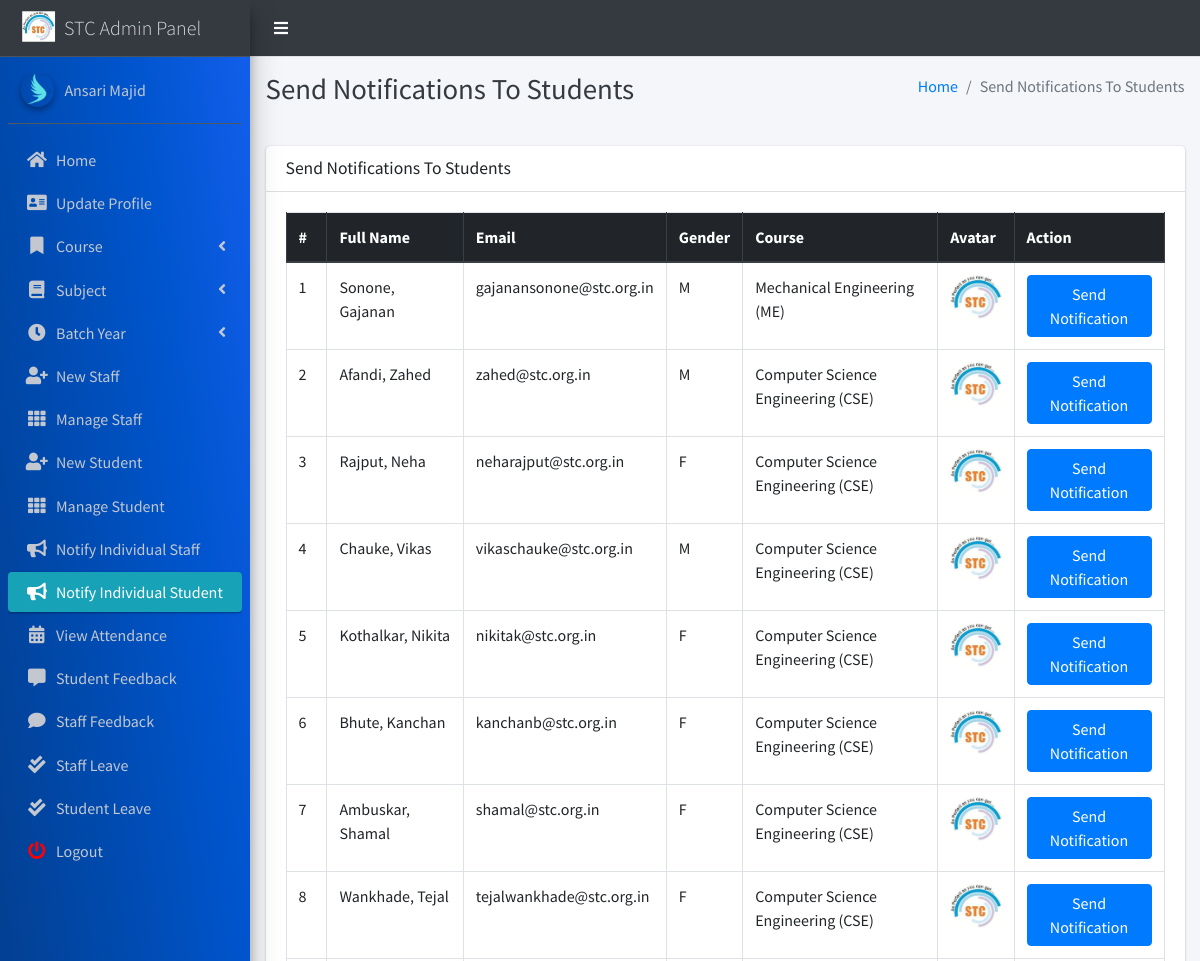
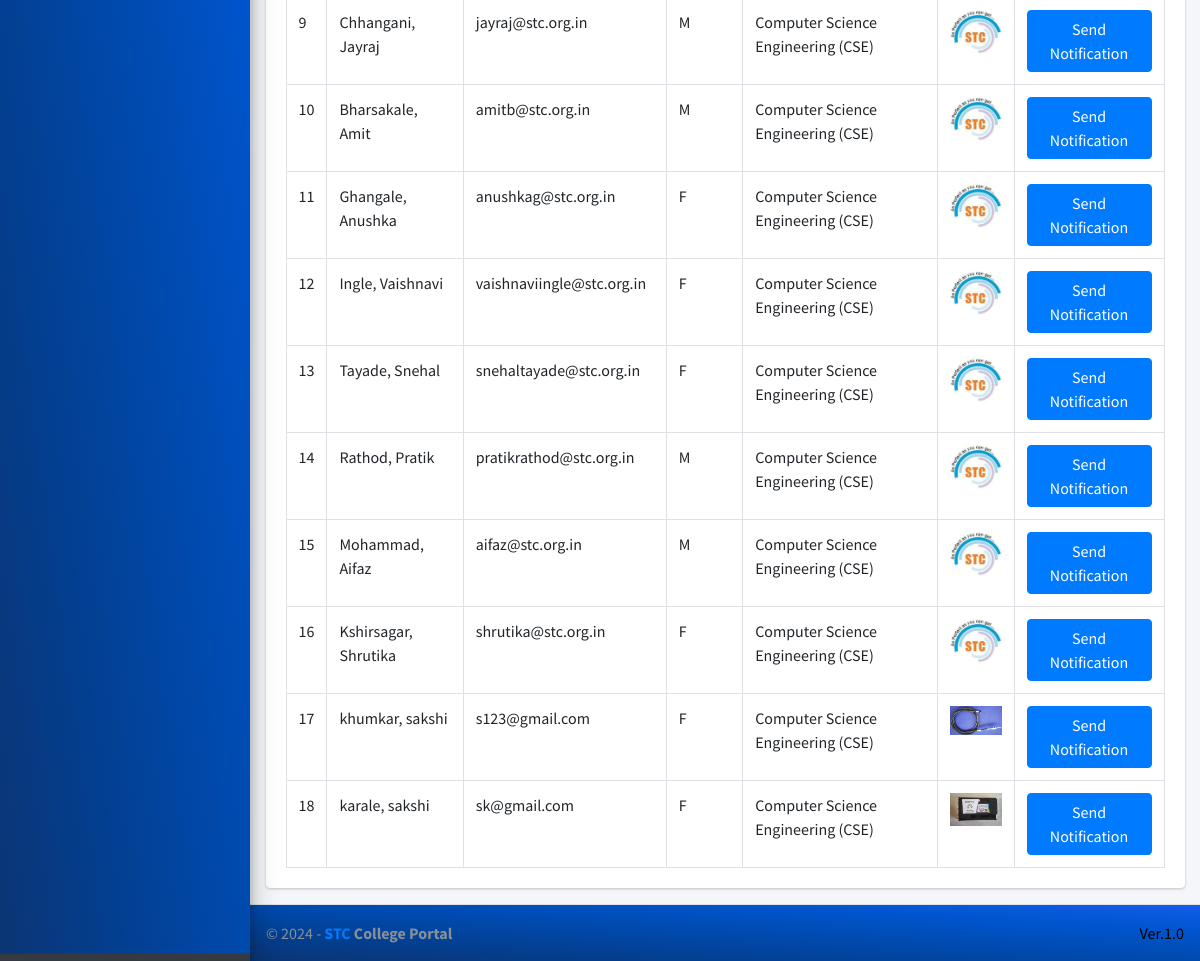
Page /admin_notify_student (signed in) on the committed database (2 pictures, top to bottom).
### main_app/models.py (models this page shows, shortened)
class CustomUser(AbstractUser):
    USER_TYPE = ((1, "HOD"), (2, "Staff"), (3, "Student"))
    GENDER = [("M", "Male"), ("F", "Female")]
    username = None  # Removed username, using email instead
    email = models.EmailField(unique=True)
    user_type = models.CharField(default=1, choices=USER_TYPE, max_length=1)
    gender = models.CharField(max_length=1, choices=GENDER)
    profile_pic = models.ImageField()
    address = models.TextField()
    fcm_token = models.TextField(default="")  # For firebase notifications
    created_at = models.DateTimeField(auto_now_add=True)
    updated_at = models.DateTimeField(auto_now=True)
    USERNAME_FIELD = "email"
    REQUIRED_FIELDS = []
    objects = CustomUserManager()
    def __str__(self):
        return  self.first_name + " " + self.last_name

class Student(models.Model):
    admin = models.OneToOneField(CustomUser, on_delete=models.CASCADE)
    course = models.ForeignKey(Course, on_delete=models.DO_NOTHING, null=True, blank=False)
    session = models.ForeignKey(Session, on_delete=models.DO_NOTHING, null=True)

class Course(models.Model):
    name = models.CharField(max_length=120)
    created_at = models.DateTimeField(auto_now_add=True)
    updated_at = models.DateTimeField(auto_now=True)

### main_app/hod_views.py (the view)
# urls.py: path("admin_notify_student", hod_views.admin_notify_student,
def admin_notify_student(request):
    student = CustomUser.objects.filter(user_type=3)
    context = {
        'page_title': "Send Notifications To Students",
        'students': student
    }
    return render(request, "hod_template/student_notification.html", context)

### main_app/templates/hod_template/student_notification.html (shortened to what this page needs)
{% extends 'main_app/base.html' %}
{% load static %}
{% block page_title %}{{page_title}}{% endblock page_title %}
{% block content %}
<section class="content">
    <div class="container-fluid">
        <div class="row">
            <div class="col-md-12">
                <div class="card">
                    <div class="card-header">
                        <h3 class="card-title">{{page_title}}</h3>
                    </div>
                    <div class="card-body">
                        <table id="example2" class="table table-bordered table-hover">
                            <thead class="thead-dark">
                                <tr>
                                    <th>#</th>
                                    <th>Full Name</th>
                                    <th>Email</th>
                                    <th>Gender</th>
                                    <th>Course</th>
                                    <th>Avatar</th>
                                    <th>Action</th>
                                </tr>
                            </thead>
                            <tbody>
                                {% for student in students %}
                                <tr>
                                    <td>{{ forloop.counter }}</td>
                                    <td>{{student.last_name}}, {{student.first_name}}</td>
                                    <td>{{student.email}}</td>
                                    <td>{{student.gender}}</td>
                                    <td>{{student.student.course.name}}</td>
                                    <td>
                                        {% if student.profile_pic == ""  %}
                                        No Image
                                        {% else %}
                                        <img class="img img-fluid mb-2" height="56" width="56"
                                            src="{{student.profile_pic}}" alt="">
                                        {% endif %}
                                    </td>
                                    <td><button data-toggle = "modal" data-target = "#myModal"class="btn btn-primary show_notification" value="{{student.id}}">Send Notification</button>
                                    </td>
                                </tr>
                                {% endfor %}
                            </tbody>
                        </table>
                    </div>
                </div>
            </div>
        </div>
    </div>
</section>
{% endblock content %}

### main_app/templates/main_app/base.html (shortened to what this page needs)
{% load static %}
<!DOCTYPE html>
<html>
<head>
    <link rel="stylesheet" href="{% static 'plugins/fontawesome-free/css/all.min.css'%} ">
    <link rel="stylesheet" href="https://code.ionicframework.com/ionicons/2.0.1/css/ionicons.min.css">
    <link rel="stylesheet"
        href="{% static 'plugins/tempusdominus-bootstrap-4/css/tempusdominus-bootstrap-4.min.css'%} ">
    <link rel="stylesheet" href="{% static 'plugins/icheck-bootstrap/icheck-bootstrap.min.css'%} ">
    <link rel="stylesheet" href="{% static 'dist/css/adminlte.min.css'%} ">
    <link rel="stylesheet" href="{% static 'plugins/overlayScrollbars/css/OverlayScrollbars.min.css'%} ">
    <link rel="stylesheet" href="{% static 'plugins/daterangepicker/daterangepicker.css'%} ">
</head>
<body class="hold-transition sidebar-mini layout-fixed" >
    <div class="wrapper" >
        <nav class="main-header navbar navbar-expand navbar-light " style="background-color: #343a40;">
            <ul class="navbar-nav">
                <li class="nav-item">
                    <a class="nav-link" data-widget="pushmenu" href="#"><i  style="color: white;" class="fas fa-bars"></i></a>
                </li>
            </ul>
        </nav>
        {% include "main_app/sidebar_template.html" with user=user %}
        <div class="content-wrapper">
            <div class="content-header">
                <div class="container-fluid">
                    <div class="row mb-2">
                        <div class="col-sm-6">
                            <h1 class="m-0 text-dark">{% block page_title %}{% endblock page_title %}</h1>
                        </div>
                        <div class="col-sm-6">
                            <ol class="breadcrumb float-sm-right">
                                <li class="breadcrumb-item"><a href="#">Home</a></li>
                                <li class="breadcrumb-item active">{{ page_title }}</li>
                            </ol>
                        </div>
                    </div>
                </div>
            </div>
<section class="content">
    <div class="container-fluid">
        <div class="row">
            <div class="col-md-12">
            </div></div></div></section>
            {% block content %}
            {% endblock content %}
        </div>
        {% include "main_app/footer.html" %}
    </div>
</body>
</html>

### main_app/templates/main_app/sidebar_template.html (shortened to what this page needs)
{% load static %}
<aside class="main-sidebar sidebar-dark-info elevation-4">
    {% if request.user.user_type == '1' %}
    <a href="{% url 'admin_home' %}" class="brand-link">
        <img src="{% static 'dist/img/virusx.png' %} " alt="STC LOGO"
            class="brand-image " >
        <span class="brand-text font-weight-light" >STC Admin Panel</span>
    </a>
    <div class="sidebar" style="background-image: linear-gradient(to right top, #0b3574, #033f91, #004aae, #0054cc, #125eeb);">
        <div class="user-panel mt-3 pb-3 mb-3 d-flex">
            <div class="image">
                <img src="{{ request.user.profile_pic}}" class="img-circle elevation-2" alt="User Image">
            </div>
            <div class="info">
                <a href="#" class="d-block">{{user}}</a>
            </div>
        </div>
        <nav class="mt-2">
            <ul class="nav nav-pills nav-sidebar flex-column" data-widget="treeview" role="menu" data-accordion="false">
                <li class="nav-item">
                    {% url 'admin_home' as admin_home %}
                    <a href="{{admin_home}}" class="nav-link {% if admin_home == request.path %} active {% endif %}">
                        <i class="nav-icon fas fa-home"></i>
                        <p>
                            Home
                        </p>
                    </a>
                </li>
                <li class="nav-item">
                    {% url 'admin_view_profile' as admin_view_profile %}
                    <a href="{{admin_view_profile}}"
                        class="nav-link {% if admin_view_profile == request.path %} active {% endif %}">
                        <i class="nav-icon fas fa-address-card"></i>
                        <p>
                            Update Profile
                        </p>
                    </a>
                </li>
                <li class="nav-item has-treeview">
                    <a href="#" class="nav-link" >
                        <i class="nav-icon fas fa-bookmark"></i>
                        <p>
                            Course
                            <i class="fas fa-angle-left right"></i>
                        </p>
                    </a>
                </li>
                <li class="nav-item has-treeview">
                    <a href="#" class="nav-link">
                        <i class="nav-icon fas fa-book"></i>
                        <p>
                            Subject
                            <i class="fas fa-angle-left right"></i>
                        </p>
                    </a>
                </li>
                <li class="nav-item has-treeview">
                    <a href="#" class="nav-link">
                        <i  class="nav-icon fas fa-clock"></i>
                        <p>
                            Batch Year
                            <i class="fas fa-angle-left right"></i>
                        </p>
                    </a>
                </li>
                <li class="nav-item">
                    {% url 'add_staff' as add_staff %}
                    <a href="{{add_staff}}" class="nav-link {% if add_staff == request.path %} active {% endif %}">
                        <i class="nav-icon fas fa-user-plus"></i>
                        <p>
                            New Staff
                        </p>
                    </a>
                </li>
                <li class="nav-item">
                    {% url 'manage_staff' as manage_staff %}
                    {% url 'edit_staff' staff_id as edit_staff %}
                    <a href="{{manage_staff}}"
                        class="nav-link {% if manage_staff == request.path or request.path == edit_staff %} active {% endif %}">
                        <i class="nav-icon fas fa-th"></i>
                        <p>
                            Manage Staff
                        </p>
                    </a>
                </li>
                <li class="nav-item">
                    {% url 'add_student' as add_student%}
                    <a href="{{add_student}}" class="nav-link  {% if add_student == request.path %} active {% endif %}">
                        <i class="nav-icon fas fa-user-plus"></i>
                        <p>
                            New Student
                        </p>
                    </a>
                </li>
                <li class="nav-item">
                    {% url 'manage_student' as manage_student %}
                    {% url 'edit_student' student_id as edit_student %}
                    <a href="{{manage_student}}"
                        class="nav-link  {% if edit_student == request.path or manage_student == request.path %} active {% endif %}">
                        <i class="nav-icon fas fa-th"></i>
                        <p>
                            Manage Student
                        </p>
                    </a>
                </li>
                <li class="nav-item">
                    {% url 'admin_notify_staff' as admin_notify_staff %}
                    <a href="{{admin_notify_staff}}"
                        class="nav-link {% if admin_notify_staff == request.path %} active {% endif %}">
                        <i class="nav-icon fas fa-bullhorn"></i>
                        <p>
                            Notify Individual Staff
                        </p>
                    </a>
                </li>
                <li class="nav-item">
                    {% url 'admin_notify_student' as admin_notify_student %}
                    <a href="{{admin_notify_student}}"
                        class="nav-link {% if admin_notify_student == request.path %} active {% endif %}">
                        <i class="nav-icon fas fa-bullhorn"></i>
                        <p>
                            Notify Individual Student
                        </p>
                    </a>
                </li>
                <li class="nav-item">
                    {% url 'admin_view_attendance' as admin_view_attendance %}
                <li class="nav-item">
                    <a href="{{admin_view_attendance}}"
                        class="nav-link  {% if admin_view_attendance == request.path %} active {% endif %}">
                        <i class="nav-icon fas fa-calendar-alt"></i>
                        <p>
                            View Attendance
                        </p>
                    </a>
                </li>
                <li class="nav-item">
                    {% url 'student_feedback_message' as student_feedback_message %}
                    <a href="{{ student_feedback_message }}"
                        class="nav-link  {% if student_feedback_message == request.path %} active {% endif %}">
                        <i class="nav-icon fas fa-comment-alt"></i>
                        <p>
                            Student Feedback
                        </p>
                    </a>
                </li>
                <li class="nav-item">
                    {% url 'staff_feedback_message' as staff_feedback_message %}
                    <a href="{{staff_feedback_message}}"
                        class="nav-link   {% if staff_feedback_message == request.path %} active {% endif %}">
                        <i  class="nav-icon fas fa-comment"></i>
                        <p>
                            Staff Feedback
                        </p>
                    </a>
                </li>
                <li class="nav-item">
                    {% url 'view_staff_leave' as view_staff_leave %}
                    <a href="{{view_staff_leave}}"
                        class="nav-link  {% if view_staff_leave == request.path %} active {% endif %}">
                        <i  class="nav-icon fas fa-check-double"></i>
                        <p>
                            Staff Leave
                        </p>
                    </a>
                </li>
                <li class="nav-item">
                    {% url 'view_student_leave' as view_student_leave %}
                    <a href="{% url 'view_student_leave' %}"
                        class="nav-link  {% if view_student_leave == request.path %} active {% endif %}">
                        <i  class="nav-icon fas fa-check-double"></i>
                        <p>
                            Student Leave
                        </p>
                    </a>
                </li>
                                        {% endif %}
                                        <li class="nav-item">
                                            <a href="{% url 'user_logout' %}"
                                                onclick="return confirm('Your session would be terminated.\n\nProceed?')"
                                                class="nav-link">
                                                <i  style="color: #ff0000"  class="nav-icon fas fa-power-off"></i>
                                                <p>
                                                    Logout
                                                </p>
                                            </a>
                                        </li>
                                    </ul>
                                </nav>
                            </div>
</aside>

### main_app/templates/main_app/footer.html
<footer class="main-footer" style="background-image: linear-gradient(to right top, #0b3574, #033f91, #004aae, #0054cc, #125eeb);">
    &copy; {% now "Y" %} - <strong><span><a href="https://stc.org.in/">STC</a></span> College Portal</strong>
    <div class="float-right d-none d-sm-inline-block" style="color: black;">
       Ver.1.0
    </div>
</footer>

### rows in the picture
CustomUser: user.profile_pic (picture), first_name+last_name "Ansari Majid"
CustomUser: last_name "Sonone", first_name "Gajanan", email "gajanansonone@stc.org.in", gender "M", student.course.name "Mechanical Engineering (ME)", profile_pic (picture)
CustomUser: last_name "Afandi", first_name "Zahed", email "zahed@stc.org.in", gender "M", student.course.name "Computer Science Engineering (CSE)", profile_pic (picture)
CustomUser: last_name "Rajput", first_name "Neha", email "neharajput@stc.org.in", gender "F", student.course.name "Computer Science Engineering (CSE)", profile_pic (picture)
CustomUser: last_name "Chauke", first_name "Vikas", email "vikaschauke@stc.org.in", gender "M", student.course.name "Computer Science Engineering (CSE)", profile_pic (picture)
CustomUser: last_name "Kothalkar", first_name "Nikita", email "nikitak@stc.org.in", gender "F", student.course.name "Computer Science Engineering (CSE)", profile_pic (picture)
CustomUser: last_name "Bhute", first_name "Kanchan", email "kanchanb@stc.org.in", gender "F", student.course.name "Computer Science Engineering (CSE)", profile_pic (picture)
CustomUser: last_name "Ambuskar", first_name "Shamal", email "shamal@stc.org.in", gender "F", student.course.name "Computer Science Engineering (CSE)", profile_pic (picture)
CustomUser: last_name "Wankhade", first_name "Tejal", email "tejalwankhade@stc.org.in", gender "F", student.course.name "Computer Science Engineering (CSE)", profile_pic (picture)
CustomUser: last_name "Chhangani", first_name "Jayraj", email "jayraj@stc.org.in", gender "M", student.course.name "Computer Science Engineering (CSE)", profile_pic (picture)
CustomUser: last_name "Bharsakale", first_name "Amit", email "amitb@stc.org.in", gender "M", student.course.name "Computer Science Engineering (CSE)", profile_pic (picture)
CustomUser: last_name "Ghangale", first_name "Anushka", email "anushkag@stc.org.in", gender "F", student.course.name "Computer Science Engineering (CSE)", profile_pic (picture)
CustomUser: last_name "Ingle", first_name "Vaishnavi", email "vaishnaviingle@stc.org.in", gender "F", student.course.name "Computer Science Engineering (CSE)", profile_pic (picture)
CustomUser: last_name "Tayade", first_name "Snehal", email "snehaltayade@stc.org.in", gender "F", student.course.name "Computer Science Engineering (CSE)", profile_pic (picture)
CustomUser: last_name "Rathod", first_name "Pratik", email "pratikrathod@stc.org.in", gender "M", student.course.name "Computer Science Engineering (CSE)", profile_pic (picture)
CustomUser: last_name "Mohammad", first_name "Aifaz", email "aifaz@stc.org.in", gender "M", student.course.name "Computer Science Engineering (CSE)", profile_pic (picture)
CustomUser: last_name "Kshirsagar", first_name "Shrutika", email "shrutika@stc.org.in", gender "F", student.course.name "Computer Science Engineering (CSE)", profile_pic (picture)
CustomUser: last_name "khumkar", first_name "sakshi", email "s123@gmail.com", gender "F", student.course.name "Computer Science Engineering (CSE)", profile_pic (picture)
CustomUser: last_name "karale", first_name "sakshi", email "sk@gmail.com", gender "F", student.course.name "Computer Science Engineering (CSE)", profile_pic (picture)

### other values in the picture
{{ page_title }} "Send Notifications To Students"
